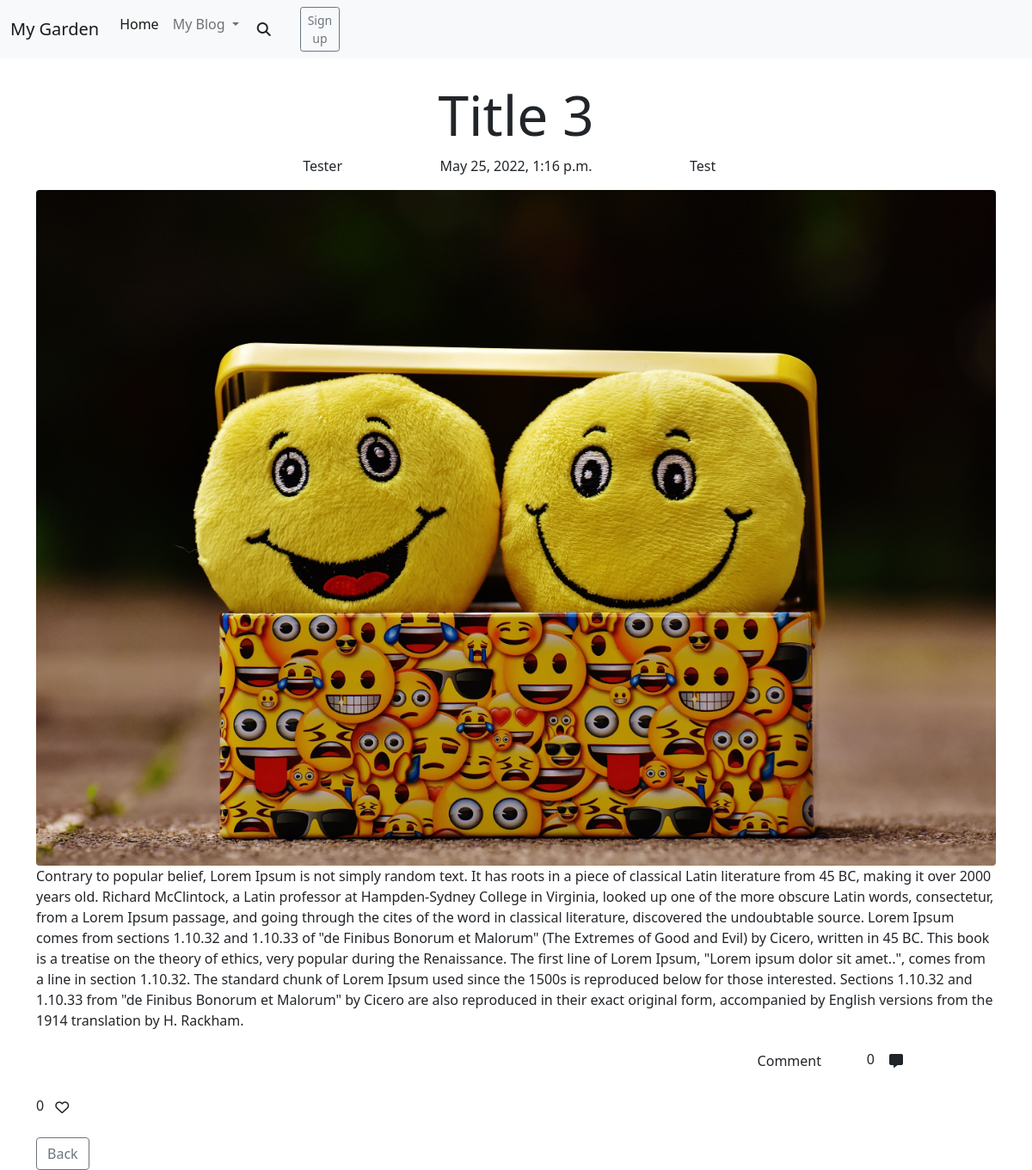
Screenshot of /blogpost/title-3/ with the database file from the repository.
### blog_post/models.py (models this page shows, shortened)
class Post(models.Model):
    PUBLISH_STATUS = ((0, 'Draft'), (1, 'Publish'))
    title = models.CharField(max_length=100)
    slug = models.SlugField(max_length=200, unique=True)
    meta_description = models.CharField(max_length=150, blank=True)
    author = models.ForeignKey(
        User,
        on_delete=models.CASCADE,
        related_name='post_author',
        )
    category = models.ForeignKey(
        Category,
        on_delete=models.CASCADE,
        related_name='post_category',
        )
    created_on = models.DateTimeField(auto_now_add=True)
    updated_on = models.DateTimeField(auto_now=True)
    content = models.TextField()
    published = models.IntegerField(choices=PUBLISH_STATUS, default=0)
    publish_date = models.DateTimeField(blank=True, null=True)
    likes = models.ManyToManyField(
        Profile,
        related_name='post_likes',
        default=0,
        blank=True
        )
    post_img = CloudinaryField(
        'post_image',
        default='default_image'
        )  # TODO: Add a default picture
    class Meta:
        ordering = ['-created_on']
    def number_of_likes(self):
        return self.likes.count()

class Category(models.Model):
    name = models.CharField(
        max_length=50,
        unique=True,
        blank=False,
        null=False,
        )
    slug = models.SlugField(
        max_length=200,
        unique=True,
        blank=False,
        null=False,
        )
    category_img = CloudinaryField(
        'category_image',
        default='default_image',
        )  #  TODO: Add a default picture
    class Meta:
        verbose_name_plural = "categories"
    def __str__(self):
        return f'{self.name}'

### blog_post/views.py (the view)
# urls.py: path('<slug:slug>/', views.BlogPostDetail.as_view(), name='blog_post'),
class BlogPostDetail(generic.DetailView):
    def get(self, request, slug, *args, **kwargs):
        template_name = 'blog_post.html'
        queryset = Post.objects.filter(published=1).order_by('-created_on')
        post = get_object_or_404(queryset, slug=slug)
        liked = False
        if post.likes.filter(id=self.request.user.id).exists():
            liked = True
        return render(
            request,
            "blog_post.html",
            {
                'post': post,
                'liked': liked,
            },
        )

### blog_post/templates/blog_post.html (shortened to what this page needs)
{% extends 'base.html' %}
{% block content %}
<br>
<br>
<br>
<br>
<article id=" blog-post-article">
    <div class="row">
        <h1 class="text-center display-3 text-capitalize">{{post.title}}</h1>
    </div>
    <div class="row">
        <div class="col">
            <p class="text-lg-end text-md-end">{{post.author}}</p>
        </div>
        <div class="col">
            <p class="text-lg-center text-md-center">{{post.created_on}}</p>
        </div>
        <div class="col-sm">
            <p class="text-lg-start text-md-start">{{post.category}}</p>
        </div>
    </div>
    <div>
        <img class="img-fluid rounded" id="temporary-defalt-pic" src="../../static/media/temporary_default.jpeg"
            alt="Smile emoojis">
    </div>
    <article id="blog-post-body">
        <div class="row">
            <p> {{post.content}} </p>
        </div>
    </article>
    <div class="row">
        <div class="col-10 text-end">
            <button class="btn" id="btn-make-comment" data-bs-toggle="button" autocomplete="off">Comment</button>
        </div>
        <div class="col-1">
            <p class="text-end">0 <button class="btn" id="btn-comments" type="button"><i class="fas fa-comment-alt"></i></button></p>
        </div>
    <form action="{% url 'post_likes' post.slug %}" method="POST">
        {% if liked %}
        <div class="col-1 text-start">
            <p>{{post.number_of_likes}}<button class="btn" id="btn-likes-list" name="post_id" type="submit" value="{{post.id}}"><i class="fas fa-heart"></i></button></p>
        </div>
        {% else %}
        <div class="col-1 text-start">
            <p>{{post.number_of_likes}}<button class="btn" id="btn-likes-list" name="post_id" type="submit" value="{{post.id}}"><i class="far fa-heart"></i></button></p>
        </div>
        {% endif %}
    </form>
    </div>
</article>
<a href="{% url 'index' %}" class="btn btn-outline-secondary">Back</a>
{% endblock %}

### rows the page displays
Post: title "Title 3", author "Tester", created_on "May 25, 2022, 1:16 p.m.", category "Test", content "Contrary to popular belief, Lorem Ipsum is not simply random text. It has roots in a piece of classical Latin literature from 45 BC, making it over 2000 years old. Richard McClintock, a Latin professor at Hampden-Sydney College in Virginia, looked up one of the more obscure Latin words, consectetur, from a Lorem Ipsum passage, and going through the cites of the word in classical literature, discovered the undoubtable source. Lorem Ipsum comes from sections 1.10.32 and 1.10.33 of \"de Finibus Bonorum et Malorum\" (The Extremes of Good and Evil) by Cicero, written in 45 BC. This book is a treatise on the theory of ethics, very popular during the Renaissance. The first line of Lorem Ipsum,…", number_of_likes "0"
